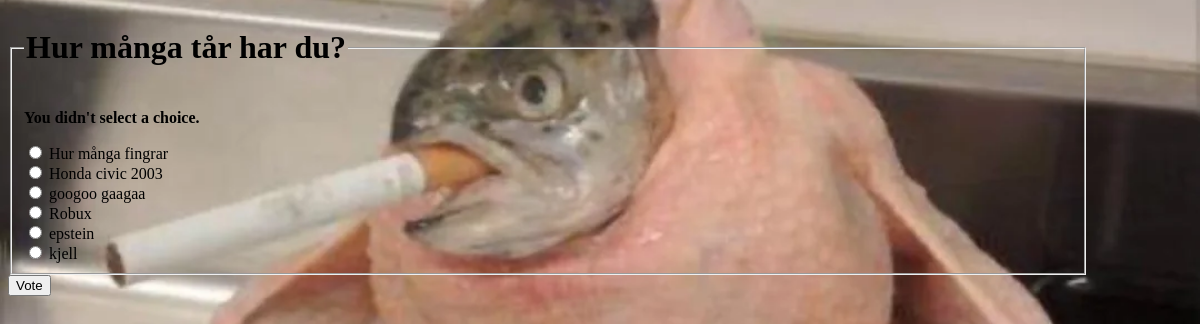
The page /polls/1/vote/ on the database its author committed.
### polls/models.py (models this page shows, shortened)
class Question(models.Model):
    question_text = models.CharField(max_length=200)
    pub_date = models.DateTimeField("date published")

class Choice(models.Model):
    question = models.ForeignKey(Question, on_delete=models.CASCADE)
    choice_text = models.CharField(max_length=200)
    votes = models.IntegerField(default=0)

### polls/views.py (the view)
# urls.py: path("<int:question_id>/vote/", views.vote, name="vote"),
def vote(request, question_id):
    question = get_object_or_404(Question, pk=question_id)
    try:
        selected_choice = question.choice_set.get(pk=request.POST["choice"])
    except (KeyError, Choice.DoesNotExist):
        return render(
            request,
            "polls/detail.html",
            {
                "question": question,
                "error_message": "You didn't select a choice.",
            },
        )
    else:
        selected_choice.votes = F("votes") + 1
        selected_choice.save()
        return HttpResponseRedirect(reverse("polls:results", args=(question_id,)))

### polls/templates/polls/detail.html (shortened to what this page needs)
{% load static %}
<form action="{% url 'polls:vote' question.id %}" method="post">
    <link rel="stylesheet" href="{% static 'polls/style.css' %}">
    <fieldset>
        <legend><h1>{{ question.question_text }}</h1></legend>
        {% if error_message %}<p><strong>{{ error_message }}</strong></p>{% endif %}
        {% for choice in question.choice_set.all %}
            <input type="radio" name="choice" id="choice{{ forloop.counter }}" value="{{ choice.id }}">
            <label for="choice{{ forloop.counter }}">{{ choice.choice_text }}</label><br>
        {% endfor %}
    </fieldset>
    <input type="submit" value="Vote">
    </form>

### rows shown on the page
Question: question_text "Hur många tår har du?"
Choice: choice_text "Hur många fingrar"
Choice: choice_text "Honda civic 2003"
Choice: choice_text "googoo gaagaa"
Choice: choice_text "Robux"
Choice: choice_text "epstein"
Choice: choice_text "kjell"

### other values the page prints
{{ error_message }} "You didn't select a choice."
